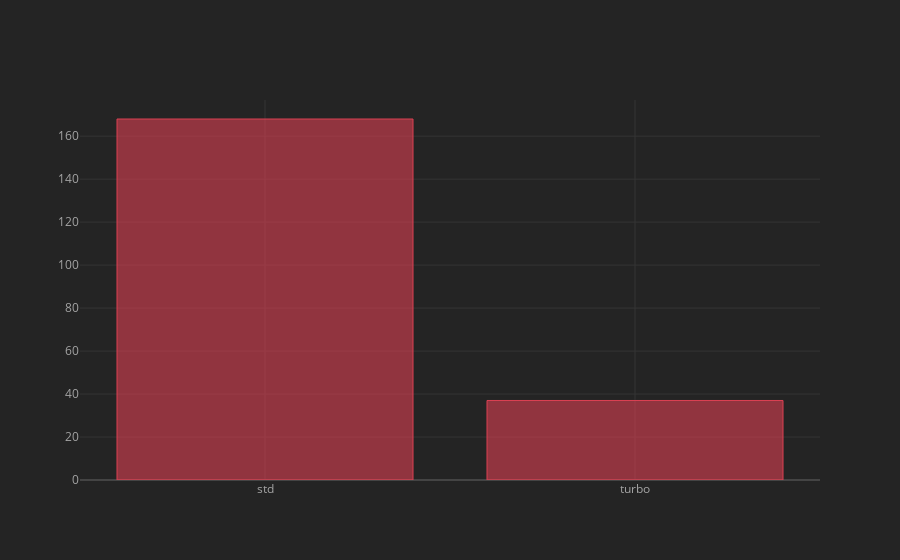

Notebook source saved alongside this figure:
### Code cell
df['aspiration'].value_counts().iplot(kind='bar',colors='red')

### Figure 1 — Plotly figure (JSON) as saved in the notebook; plotly's stock layout.template omitted (floating-point values rounded to 4 significant figures)
{"data": [{"marker": {"color": "rgba(219, 64, 82, 0.6)", "line": {"color": "rgba(219, 64, 82, 1.0)", "width": 1}}, "name": "aspiration", "orientation": "v", "text": "", "type": "bar", "x": ["std", "turbo"], "y": [168, 37]}], "layout": {"legend": {"bgcolor": "#242424", "font": {"color": "#F4F4F4"}}, "paper_bgcolor": "#242424", "plot_bgcolor": "#242424", "title": {"font": {"color": "#F4F4F4"}}, "xaxis": {"gridcolor": "#343434", "showgrid": true, "tickfont": {"color": "#A4A4A4"}, "title": {"font": {"color": "#A4A4A4"}, "text": ""}, "zerolinecolor": "#444444"}, "yaxis": {"gridcolor": "#343434", "showgrid": true, "tickfont": {"color": "#A4A4A4"}, "title": {"font": {"color": "#A4A4A4"}, "text": ""}, "zerolinecolor": "#444444"}}}
